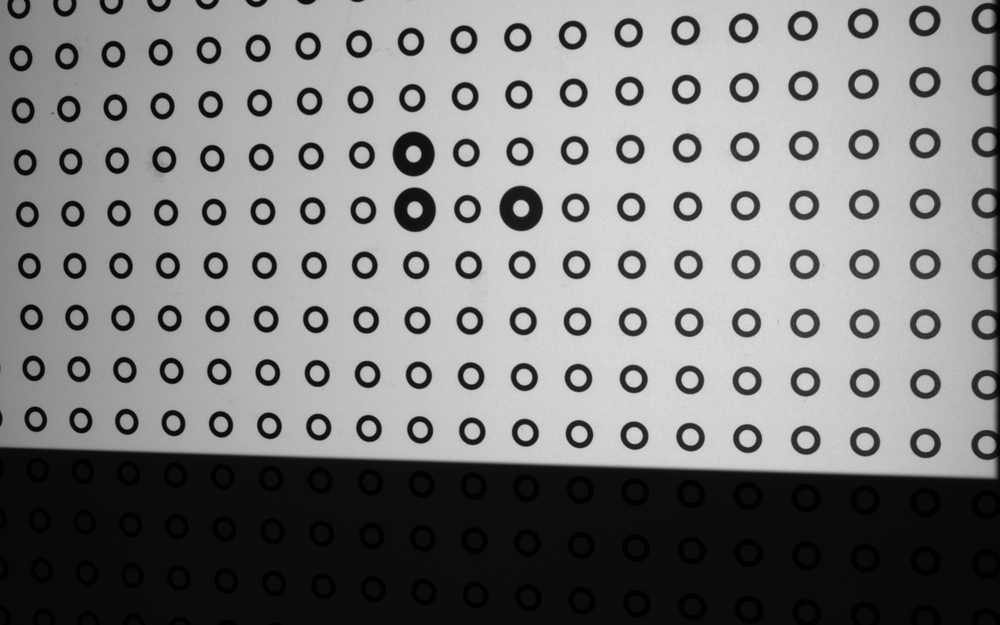
#> input picture tests/data/plate_cam0.png, 1000 x 625 px, shrunk from 1920 x 1200 before the run, found by its file name
$ python detect_demo.py tests/data/plate_cam0.png probe_out/det0.png
#> lines starting #> are read from the running program, lines starting #| are printed output that depends on the picture; after the words box and inside, x2 and y2 are one past the last pixel; in counts of white or black regions, pixels touching at a corner belong together
### scanner3d/calibration.py
"""Calibrazione stereo con la piastra di anelli.

La piastra (MediumField: passo 7,5 mm) è una griglia regolare di anelli neri su fondo
chiaro. Tre marcatori più grandi, a forma di L con rami da 1 e da 2 passi, fissano
origine e orientamento: così ogni anello ha un indice intero (i, j) e quindi una
posizione 3D nota (i*passo, j*passo, 0), indipendente dalla porzione di piastra inquadrata.

Sistema di coordinate della piastra:
    B = vertice della L          -> (0, 0)
    C = fine del ramo lungo      -> (2, 0)   (asse u)
    A = fine del ramo corto      -> (0, 1)   (asse v)
"""
from __future__ import annotations

import json
import time
from dataclasses import dataclass, field
from pathlib import Path

import cv2
import numpy as np

Grid = dict[tuple[int, int], tuple[float, float]]


# --------------------------------------------------------------------------- rilevamento
def detect_rings(gray: np.ndarray, min_area: float = 80.0) -> np.ndarray:
    """Trova gli anelli. Ritorna un array Nx3 con (x, y, raggio) in pixel."""
    if gray.ndim == 3:
        gray = cv2.cvtColor(gray, cv2.COLOR_BGR2GRAY)
    h, w = gray.shape
    blur = cv2.GaussianBlur(gray, (0, 0), 1.2)
    bw = cv2.adaptiveThreshold(blur, 255, cv2.ADAPTIVE_THRESH_GAUSSIAN_C,
                               cv2.THRESH_BINARY_INV, 101, 10)
    contours, hier = cv2.findContours(bw, cv2.RETR_CCOMP, cv2.CHAIN_APPROX_NONE)
    if hier is None:
        return np.empty((0, 3))
    hier = hier[0]
    rings = []
    for i, c in enumerate(contours):
        if hier[i][3] != -1 or len(c) < 20:      # solo contorni esterni con almeno 20 punti
            continue
        child = hier[i][2]
        if child == -1:
            continue
        area = cv2.contourArea(c)
        if area < min_area:
            continue
        x, y, bw_, bh = cv2.boundingRect(c)
        if x <= 1 or y <= 1 or x + bw_ >= w - 1 or y + bh >= h - 1:  # tagliati dal bordo
            continue
        # buco interno più grande tra i figli
        best, best_area = None, 0.0
        while child != -1:
            a = cv2.contourArea(contours[child])
            if a > best_area and len(contours[child]) >= 5:
                best, best_area = contours[child], a
            child = hier[child][0]
        if best is None or not (0.02 < best_area / area < 0.7):
            continue
        (cxo, cyo), (ao, bo), _ = cv2.fitEllipse(c)
        (cxi, cyi), _, _ = cv2.fitEllipse(best)
        if min(ao, bo) / max(ao, bo) < 0.45:
            continue
        rings.append(((cxo + cxi) / 2, (cyo + cyi) / 2, np.sqrt(ao * bo) / 2))
    return np.array(rings, dtype=np.float64).reshape(-1, 3)


def find_markers(rings: np.ndarray) -> tuple[np.ndarray, np.ndarray, np.ndarray] | None:
    """Individua i tre marcatori grandi e li ordina come (B, C, A). None se non trovati."""
    if len(rings) < 12:
        return None
    # Un marcatore è "grande" rispetto ai suoi vicini, non rispetto a tutta l'immagine:
    # con la piastra inclinata gli anelli vicini alla camera appaiono più grandi di quelli lontani.
    xy, r = rings[:, :2], rings[:, 2]
    dist = np.linalg.norm(xy[:, None, :] - xy[None, :, :], axis=2)
    np.fill_diagonal(dist, np.inf)
    nearest = np.argsort(dist, axis=1)[:, :10]
    ratio = r / np.median(r[nearest], axis=1)
    top = np.argsort(ratio)[::-1][:4]
    if ratio[top[2]] < 1.4 or (len(top) > 3 and ratio[top[3]] > 0.85 * ratio[top[2]]):
        return None                                  # non ci sono esattamente tre marcatori netti
    pts = xy[top[:3]]
    best = None
    for v in range(3):
        o = [k for k in range(3) if k != v]
        a, b = pts[o[0]] - pts[v], pts[o[1]] - pts[v]
        na, nb = np.linalg.norm(a), np.linalg.norm(b)
        if min(na, nb) < 1:
            continue
        score = abs(max(na, nb) / min(na, nb) - 2.0) + abs(a @ b) / (na * nb)
        if best is None or score < best[0]:
            best = (score, v, o, na, nb)
    score, v, o, na, nb = best
    if score > 0.8:                                # tolleranza per la prospettiva
        return None
    short, long_ = (o[0], o[1]) if na < nb else (o[1], o[0])
    return pts[v], pts[long_], pts[short]


@dataclass
class PlateDetection:
    grid: Grid                      # (i, j) -> (x, y) in pixel
    markers: np.ndarray             # 3x2: B, C, A
    n_rings: int

    def __len__(self) -> int:
        return len(self.grid)


def assign_grid(rings: np.ndarray, markers, tol: float = 0.3) -> Grid | None:
    """Assegna a ogni anello il suo indice (i, j) facendo crescere un'omografia dai marcatori."""
    B, C, A = markers
    M = cv2.getAffineTransform(np.float32([[0, 0], [2, 0], [0, 1]]), np.float32([B, C, A]))
    H = np.vstack([M, [0.0, 0.0, 1.0]])           # griglia -> immagine
    pts = rings[:, :2].astype(np.float64).reshape(-1, 1, 2)
    for radius in (4, 7, 11, 16, 26, 60):          # la regione accettata cresce a ogni giro
        g = cv2.perspectiveTransform(pts, np.linalg.inv(H)).reshape(-1, 2)
        idx = np.round(g)
        err = np.linalg.norm(g - idx, axis=1)
        ok = (err < tol) & (np.linalg.norm(idx - np.array([1.0, 0.5]), axis=1) < radius)
        if ok.sum() < 8:
            return None
        order = np.argsort(err)                    # in caso di doppioni vince l'errore minore
        seen, keep = set(), []
        for k in order:
            key = (int(idx[k, 0]), int(idx[k, 1]))
            if ok[k] and key not in seen:
                seen.add(key)
                keep.append(k)
        keep = np.array(keep)
        newH, _ = cv2.findHomography(idx[keep], rings[keep, :2], cv2.RANSAC, 3.0)
        if newH is None:
            return None
        H = newH
    g = cv2.perspectiveTransform(pts, np.linalg.inv(H)).reshape(-1, 2)
    idx, err = np.round(g), np.linalg.norm(g - np.round(g), axis=1)
    grid: Grid = {}
    for k in np.argsort(err):
        key = (int(idx[k, 0]), int(idx[k, 1]))
        if err[k] < tol and key not in grid:
            grid[key] = (float(rings[k, 0]), float(rings[k, 1]))
    return grid


def detect_plate(gray: np.ndarray, min_points: int = 20) -> PlateDetection | None:
    rings = detect_rings(gray)
    markers = find_markers(rings)
    if markers is None:
        return None
    grid = assign_grid(rings, markers)
    if grid is None or len(grid) < min_points:
        return None
    return PlateDetection(grid, np.array(markers), len(rings))


# --------------------------------------------------------------------------- calibrazione
@dataclass
class CalibrationResult:
    image_size: tuple[int, int]
    pitch_mm: float
    K0: np.ndarray
    dist0: np.ndarray
    K1: np.ndarray
    dist1: np.ndarray
    R: np.ndarray                   # camera 0 -> camera 1
    T: np.ndarray                   # mm
    rms0: float
    rms1: float
    rms_stereo: float
    n_poses: int
    per_pose_error: list[float] = field(default_factory=list)
    created: str = ""

    @property
    def baseline_mm(self) -> float:
        return float(np.linalg.norm(self.T))

    # [43 lines left out: functions angle_deg, arc_radius_mm, summary, to_json, save, load, not called in this run]


class StereoCalibrator:
    """Raccoglie le pose della piastra viste da entrambe le camere e calcola la calibrazione."""

    MIN_POSES = 8

    # [5 lines left out: function __init__, not called in this run]

    def reset(self) -> None:
        self.poses.clear()

    # [20 lines left out: function add_pair, not called in this run]

    def _obj(self, keys) -> np.ndarray:
        return np.array([[i * self.pitch, j * self.pitch, 0.0] for i, j in keys], np.float32)

    # [30 lines left out: function calibrate, not called in this run]

### tools/detect_demo.py
"""Rileva la piastra in un'immagine e salva una copia con l'esito disegnato sopra.

    python tools/detect_demo.py tests/data/plate_cam0.png probe_out/det0.png
"""
import sys

import cv2

from scanner3d.calibration import detect_plate, detect_rings, find_markers

src, dst = sys.argv[1], sys.argv[2]
gray = cv2.imread(src, cv2.IMREAD_GRAYSCALE)
#> gray is the input picture: shape (625, 1000); min 0, max 220, mean 125.7
rings = detect_rings(gray)
#> in detect_rings, `bw = cv2.adaptiveThreshold(blur, 255, cv2.ADAPTIVE_THRESH_GAUSSIAN_C, ..`:
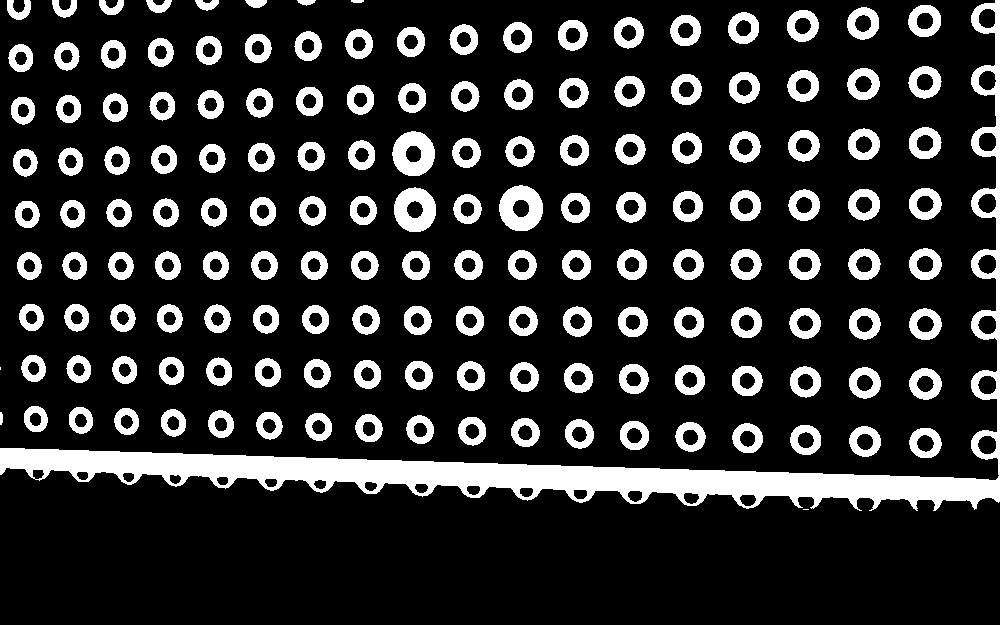
#> bw: shape (625, 1000); 17.4% white; 156 white regions (2 under 20 px)
#> in detect_rings, `contours, hier = cv2.findContours(bw, cv2.RETR_CCOMP, cv2.CHAIN_APPROX..`: contours = 323 contours, 2 with area under 20; largest, box (x1, y1, x2, y2) and area: (0, 0, 1000, 511) 32617, (499, 185, 543, 231) 1532, (392, 131, 435, 176) 1451, (394, 187, 436, 232) 1437, (908, 5, 941, 37) 802
#> the loop in detect_rings, `for i, c in enumerate(contours):` made 323 passes
#> (area, x, y, bw_, bh, cxo, cyo) on passes 2, 4, 6: (742, 909, 428, 33, 30, 925, 442.6), (727.5, 849, 426, 32, 31, 864.6, 441), (704.5, 790, 425, 31, 30, 805.2, 439.4)
#> after the loop in detect_rings, `for i, c in enumerate(contours):`: rings = 144 items, first 6: (924.9, 442.7, 15.38), (864.6, 441.2, 15.24), (805.3, 439.6, 14.99), (747.1, 438, 14.78), (690, 436.6, 14.63), (634, 435.1, 14.36)
#> rings = 144 rows, first 8: [924.9, 442.7, 15.38], [864.6, 441.2, 15.24], [805.3, 439.6, 14.99], [747.1, 438, 14.78], [690, 436.6, 14.63], [634, 435.1, 14.36], [578.9, 433.7, 14.26], [524.9, 432.2, 14.07]
print(f"anelli trovati: {len(rings)}")
#| anelli trovati: 144
markers = find_markers(rings)
#> in find_markers, `xy, r = rings[:, :2], rings[:, 2]`: xy = 144 pairs, first value 20.46 to 924.9, second value 20.53 to 442.7; r = 144 values, max 22.09 at index 89, min 12.23 at index 17, mean 14.3
#> in find_markers, `dist = np.linalg.norm(xy[:, None, :] - xy[None, :, :], axis=2)`:
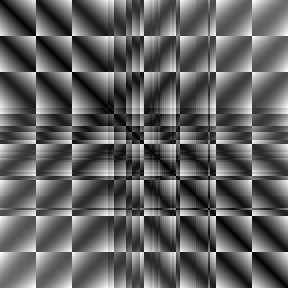
#> dist: shape (144, 144) float64 (shown 2 times larger); min 0, max 983, mean 374.7; drawn with min black and max white
#> in find_markers, `np.fill_diagonal(dist, np.inf)`:
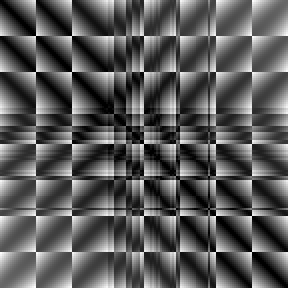
#> dist: shape (144, 144) float64 (shown 2 times larger); 0.69% of pixels changed, all inside (x1, y1, x2, y2) = (0, 0, 144, 144); drawn with min black, max white, NaN and infinite black
#> in find_markers, `ratio = r / np.median(r[nearest], axis=1)`: ratio = 144 values, max 1.52 at index 89, min 0.964 at index 17, mean 1.01
#> in find_markers, `top = np.argsort(ratio)[::-1][:4]`: top = [89, 88, 104, 143]
#> in find_markers, `pts = xy[top[:3]]`: pts = [[520.6, 207.9], [414.5, 209.3], [413.2, 153.4]]
#> the loop in find_markers, `for v in range(3):` made 3 passes
#> (a, b, na, nb, score, best) on passes 1 to 2: ([-106.1, 1.39], [-107.5, -54.47], 106.2, 120.5, 1.75, (1.75, 0, [1, 2], 106.2, 120.5)), ([106.1, -1.39], [-1.33, -55.86], 106.2, 55.87, 0.111, (0.111, 1, [0, 2], 106.2, 55.87))
#> in find_markers, `score, v, o, na, nb = best`: score = 0.111; v = 1; o = [0, 2]; na = 106.2
#> in find_markers, `short, long_ = (o[0], o[1]) if na < nb else (o[1], o[0])`: short = 2; long_ = 0
#> markers = ([414.5, 209.3], [520.6, 207.9], [413.2, 153.4])
print("marcatori L:", None if markers is None else [tuple(map(float, m.round(1))) for m in markers])
#| marcatori L: [(414.5, 209.3), (520.6, 207.9), (413.2, 153.4)]
det = detect_plate(gray)
#> the loop in detect_rings (call 2), `for i, c in enumerate(contours):` made 323 passes
#> the loop in assign_grid, `for k in np.argsort(err):` made 144 passes
#> k on passes 1 to 8: 65, 112, 88, 140, 30, 92, 66, 86
vis = cv2.cvtColor(gray, cv2.COLOR_GRAY2BGR)
for x, y, r in rings:
    cv2.circle(vis, (int(x), int(y)), int(r + 4), (0, 200, 255), 1)
#> this loop made 144 passes
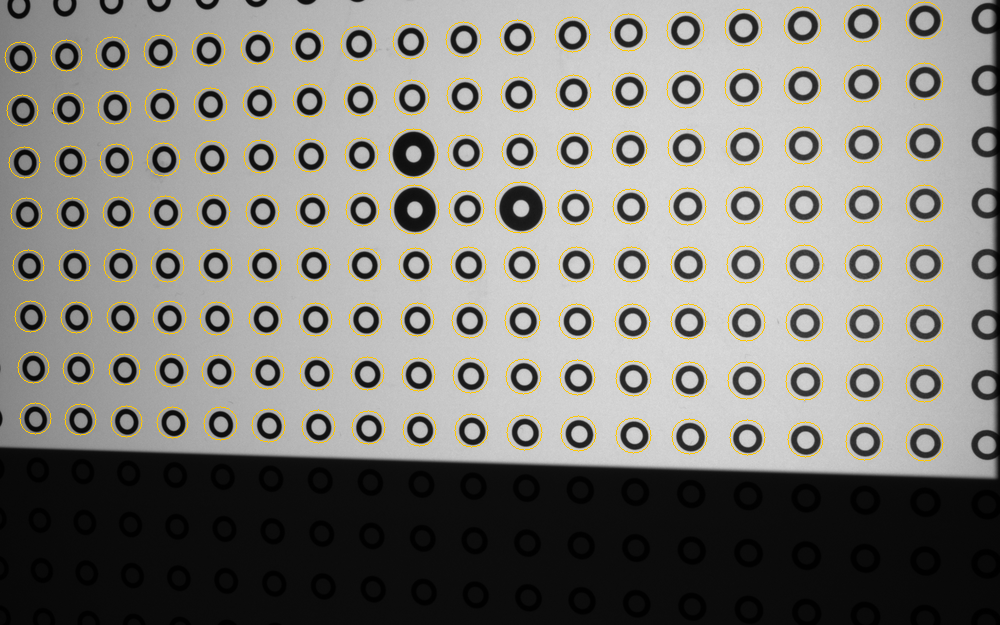
#> vis: shape (625, 1000, 3); 2.28% of pixels changed, all inside (x1, y1, x2, y2) = (4, 1, 944, 462)
if det is None:
    print("piastra NON riconosciuta")
else:
    print(f"piastra riconosciuta: {len(det)} anelli con indice")
#| piastra riconosciuta: 144 anelli con indice
    for (i, j), (x, y) in det.grid.items():
        cv2.circle(vis, (int(x), int(y)), 3, (0, 255, 0), -1)
        cv2.putText(vis, f"{i},{j}", (int(x) - 14, int(y) - 16), cv2.FONT_HERSHEY_SIMPLEX,
                    0.38, (0, 255, 0), 1, cv2.LINE_AA)
#> this loop made 144 passes
#> (i, j, x, y) on passes 1, 2, 3, 4, 5, 6, 7, 9: (1, -1, 468.2, 264.6), (-4, 2, 210.2, 104), (0, 0, 414.5, 209.3), (6, 3, 743.2, 27.72), (-3, -3, 267.4, 372.1), (-6, 1, 116.7, 160), (7, -1, 804.1, 263.9), (-7, -2, 76.28, 317.2)
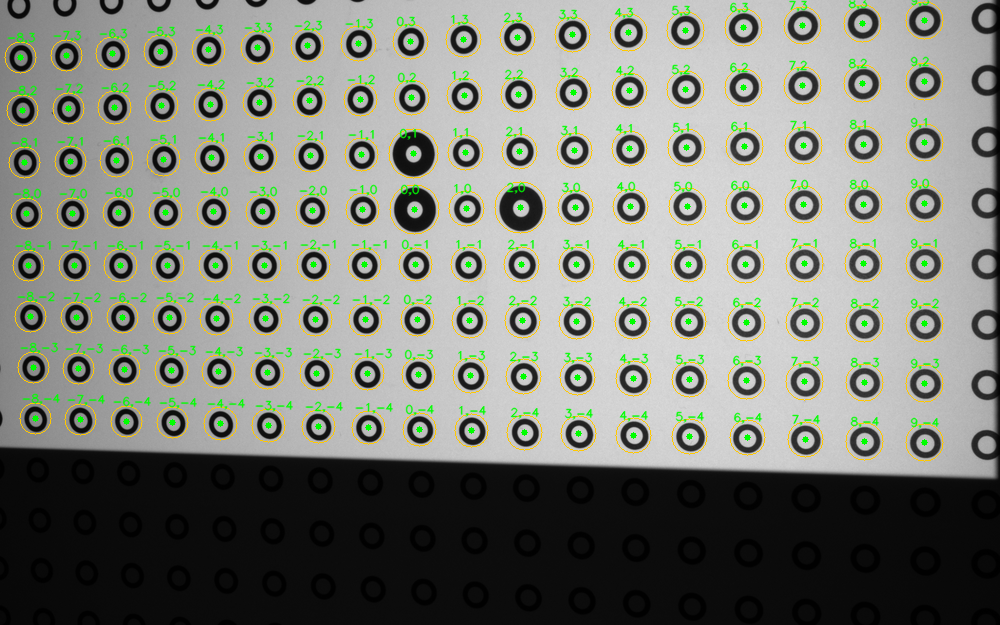
#> vis: shape (625, 1000, 3); 4.05% of pixels changed, all inside (x1, y1, x2, y2) = (7, 0, 940, 446)
    for name, p in zip("BCA", det.markers):
        cv2.putText(vis, name, (int(p[0]) - 8, int(p[1]) + 8), cv2.FONT_HERSHEY_SIMPLEX,
                    1.0, (0, 0, 255), 2, cv2.LINE_AA)
#> this loop made 3 passes
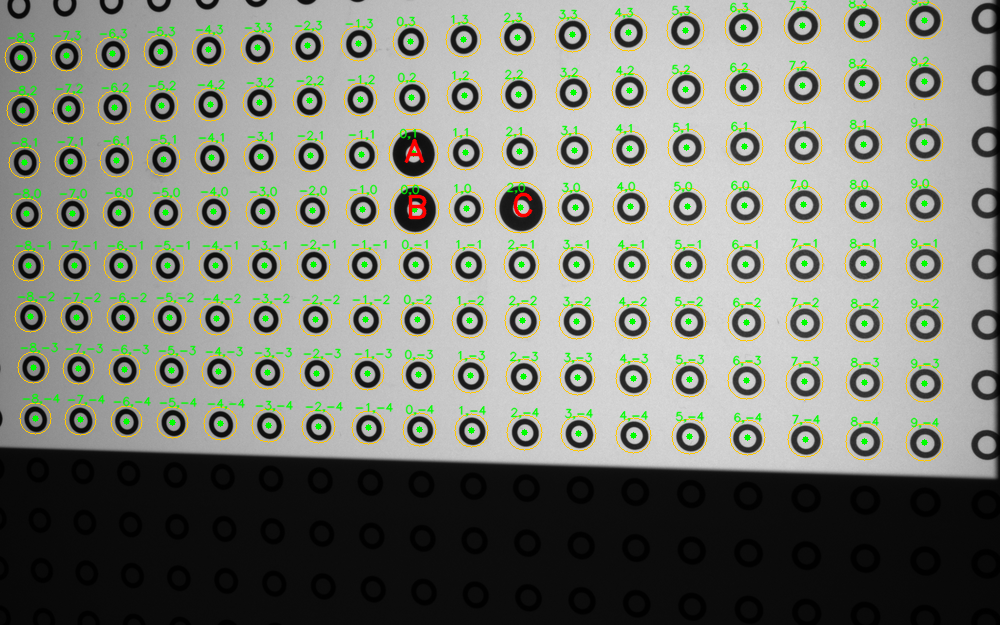
#> vis: shape (625, 1000, 3); 0.14% of pixels changed, all inside (x1, y1, x2, y2) = (404, 139, 533, 220)
cv2.imwrite(dst, vis)
